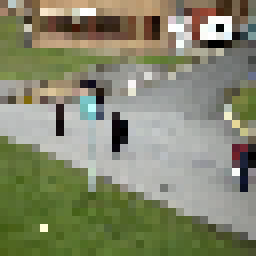
#> input picture data/PET2009-fm1_32.bmp, 32 x 32 px (shown 8 times larger)
$ python visualizeBM.py
#> lines starting #> are read from the running program, lines starting #| are printed output that depends on the picture
#%%
import cv2
import numpy as np
from matplotlib import pyplot as plt

def ssd(arr1, arr2):
    assert len(arr1) == len(arr2)
    return sum((arr1 - arr2) ** 2)

def block_matching(im1, im2, window_size, block_size, stride):

    # Initialize the matrices.
    w = int( (im2.shape[0] - window_size)//float(stride)+1)
    h = int( (im2.shape[1] - window_size)//float(stride)+1)

    px = np.zeros((w,h))
    py = np.zeros((w,h))
    vx = np.zeros((w,h))
    vy = np.zeros((w,h))
    colors =  np.zeros((w,h))
    wh = window_size // 2
    shift = block_size // 2

    # Go through all the blocks.
    tx, ty = 0, 0
    idx = 0

    # 格子位置に関するループ
    # （Windowの±whの範囲をstrideのステップ幅で走査する）
    for y in range(wh, im2.shape[1] - wh - 1, stride):
        for x in range(wh, im2.shape[0] - wh - 1, stride):


            # テンプレートマッチング
            # SSDが最小になる位置を探索して位置の移動量を求める
            # 格子位置から±shiftの範囲で探索する
            sy = max(y - shift, wh)
            fy = min(y + shift + 1, im1.shape[1] - wh - 1)
            sx = max(x - shift, wh)
            fx = min(x + shift + 1, im1.shape[0] - wh - 1)

            cx = (sx + fx) // 2
            cy = (sy + fy) // 2

            for j in range(sy, fy):
                for i in range(sx, fx):
                    height, width = im2.shape
                    plot_plane = np.zeros((height, width, 3))
                    plot_plane[cy, cx] = (0,0,255)
                    cv2.rectangle(plot_plane,(sx-wh,sy-wh), (fx+wh-1, fy+wh), color=(0,255,0))
                    cv2.rectangle(plot_plane,(i-wh,j-wh), (i+wh-1, j+wh), color=(0,255,0))

                    cv2.imwrite("blockmatching/scan_%05d.bmp" % idx, plot_plane)
                    idx = idx + 1
                    #cv2.waitKey(-1)

    return px, py, vx, vy, colors, plot_plane


#%%
prev_image = cv2.imread("./data/PET2009-fm1_32.bmp", 0)
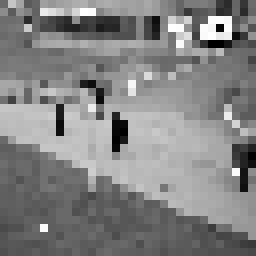
#> prev_image: shape (32, 32) (shown 8 times larger); min 0, max 255, mean 130.7
curr_image = cv2.imread("./data/PET2009-fm2_32.bmp", 0)
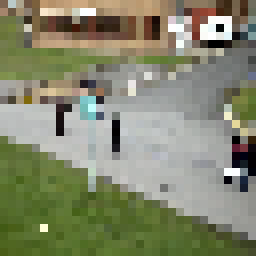
#> input picture data/PET2009-fm2_32.bmp, 32 x 32 px (shown 8 times larger)
#> curr_image: shape (32, 32); min 0, max 255, mean 130.9

#
# stride: ブロック走査の間隔
# shift: ブロックの大きさ
px, py, vx, vy, colors, plot_plane = block_matching(prev_image, curr_image, window_size=10, block_size=15, stride=5)
#> the loop in block_matching, `for y in range(wh, im2.shape[1] - wh - 1, stride):` made 5 passes
#> pass 1, in block_matching, `cv2.imwrite("blockmatching/scan_%05d.bmp" % idx, plot_plane)`:
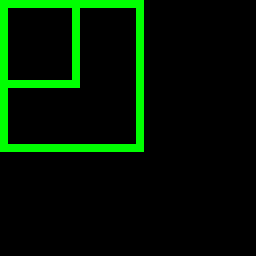
#> saved as scan_00000.bmp: shape (32, 32, 3) (shown 8 times larger); mean B, G, R 0, 21.9, 0
#> pass 1, in block_matching, `cv2.imwrite("blockmatching/scan_%05d.bmp" % idx, plot_plane)`:
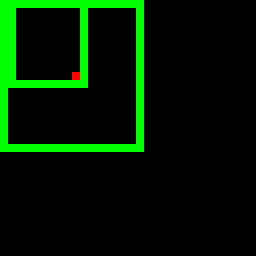
#> saved as scan_00001.bmp: shape (32, 32, 3) (shown 8 times larger); mean B, G, R 0, 24.4, 0.2
#> pass 1, in block_matching, `cv2.imwrite("blockmatching/scan_%05d.bmp" % idx, plot_plane)`:
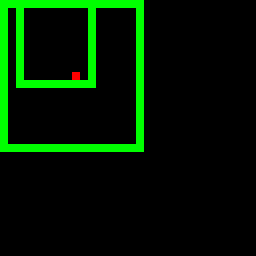
#> saved as scan_00002.bmp: shape (32, 32, 3) (shown 8 times larger); mean B, G, R 0, 24.4, 0.2
#> pass 1, in block_matching, `cv2.imwrite("blockmatching/scan_%05d.bmp" % idx, plot_plane)`:
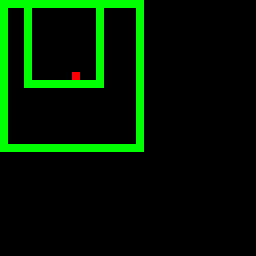
#> saved as scan_00003.bmp: shape (32, 32, 3) (shown 8 times larger); mean B, G, R 0, 24.4, 0.2
#> after the loop in block_matching, `for y in range(wh, im2.shape[1] - wh - 1, stride):`:
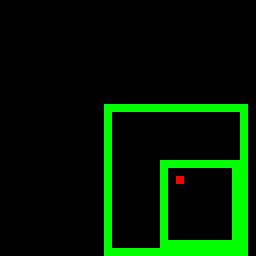
#> plot_plane: shape (32, 32, 3) float64 (shown 8 times larger); mean of channels 0, 1, 2 0, 26.9, 0.2; drawn as B, G, R
#> px = [[0, 0, 0, 0, 0], [0, 0, 0, 0, 0], [0, 0, 0, 0, 0], [0, 0, 0, 0, 0], [0, 0, 0, 0, 0]]; py has the same summary as px; vx has the same summary as px; vy has the same summary as px; colors has the same summary as px

# [5 lines of commented-out code are left out]
plt.imshow(plot_plane, cmap="gray")
plt.show()
